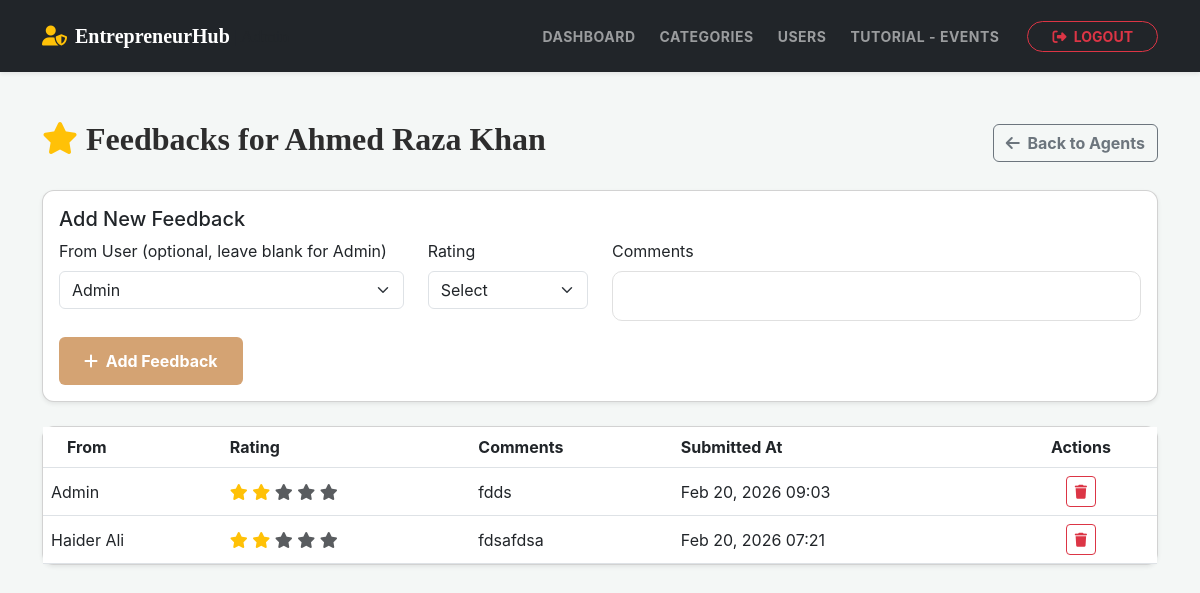
Screenshot of /admin/agent_feedback_admin.php?agent_id=1 (signed in) with the database file from the repository.
### tables this page shows
CREATE TABLE `users` (
  `id` int(11) NOT NULL,
  `full_name` varchar(100) NOT NULL,
  `username` varchar(50) NOT NULL,
  `email` varchar(100) NOT NULL,
  `password` varchar(255) NOT NULL,
  `dob` date DEFAULT NULL,
  `cnic` varchar(15) DEFAULT NULL,
  `contact_number` varchar(20) DEFAULT NULL,
  `address` text DEFAULT NULL,
  `is_active` tinyint(1) DEFAULT 1,
  `created_at` timestamp NOT NULL DEFAULT current_timestamp(),
  `updated_at` timestamp NOT NULL DEFAULT current_timestamp() ON UPDATE current_timestamp(),
  `role` enum('user','agent') NOT NULL DEFAULT 'user',
  `expertise_area` varchar(255) DEFAULT NULL,
  `experience_years` int(11) DEFAULT NULL,
  `bio` text DEFAULT NULL,
  `website` varchar(255) DEFAULT NULL,
  `linkedin` varchar(255) DEFAULT NULL
);

CREATE TABLE `feedback` (
  `feedback_id` int(11) NOT NULL,
  `from_user_id` int(11) DEFAULT NULL,
  `to_agent_id` int(11) NOT NULL,
  `rating` int(11) NOT NULL CHECK (`rating` between 1 and 5),
  `comments` text DEFAULT NULL,
  `submitted_at` timestamp NOT NULL DEFAULT current_timestamp()
);

### admin/agent_feedback_admin.php (the view, shortened to what this page needs)
<?php
include "config.php";
$agent_id = intval($_GET['agent_id']);
$agent_res = mysqli_query($conn, "SELECT * FROM users WHERE id=$agent_id AND role='agent'");
$agent = mysqli_fetch_assoc($agent_res);
$feedback_res = mysqli_query($conn, "
    SELECT f.*, u.full_name AS from_name
    FROM feedback f
    LEFT JOIN users u ON f.from_user_id = u.id
    WHERE f.to_agent_id = $agent_id
    ORDER BY f.submitted_at DESC
");
?>
<!DOCTYPE html>
<html lang="en">
<head>
<link href="https://cdn.jsdelivr.net/npm/bootstrap@5.3.0/dist/css/bootstrap.min.css" rel="stylesheet">
<link rel="stylesheet" href="https://cdnjs.cloudflare.com/ajax/libs/font-awesome/6.4.0/css/all.min.css">
    <link rel="stylesheet" href="../CSS/style.css">
</head>
<body>
<?php include('navbar.php'); ?>
<div class="container mt-5">
    <div class="d-flex justify-content-between align-items-center mb-4">
        <h2 class="fw-bold"><i class="fas fa-star me-2 text-warning"></i>Feedbacks for <?= htmlspecialchars($agent['full_name']); ?></h2>
        <a href="manage_agents.php" class="btn btn-outline-secondary fw-bold"><i class="fas fa-arrow-left me-1"></i> Back to Agents</a>
    </div>
    <div class="card mb-4 shadow-sm">
        <div class="card-body">
            <h5 class="card-title">Add New Feedback</h5>
            <form method="POST">
                <div class="row mb-3">
                    <div class="col-md-4">
                        <label for="from_user_id" class="form-label">From User (optional, leave blank for Admin)</label>
                        <select name="from_user_id" id="from_user_id" class="form-select">
                            <option value="">Admin</option>
                        </select>
                    </div>
                    <div class="col-md-2">
                        <label for="rating" class="form-label">Rating</label>
                        <select name="rating" id="rating" class="form-select" required>
                            <option value="">Select</option>
                        </select>
                    </div>
                    <div class="col-md-6">
                        <label for="comments" class="form-label">Comments</label>
                        <input type="text" name="comments" id="comments" class="form-control" required>
                    </div>
                </div>
                <button class="btn btn-primary fw-bold"><i class="fas fa-plus me-1"></i> Add Feedback</button>
            </form>
        </div>
    </div>
    <div class="card shadow-sm">
        <div class="card-body p-0">
            <table class="table table-hover align-middle mb-0">
                <thead>
                    <tr>
                        <th class="ps-4">From</th>
                        <th>Rating</th>
                        <th>Comments</th>
                        <th>Submitted At</th>
                        <th class="text-center">Actions</th>
                    </tr>
                </thead>
                <tbody>
                    <?php while($f = mysqli_fetch_assoc($feedback_res)): ?>
                        <tr>
                            <td><?= htmlspecialchars($f['from_name'] ?? 'Admin') ?></td>
                            <td>
                                <?php for($i=1;$i<=5;$i++): ?>
                                    <i class="fas fa-star <?= $i <= $f['rating'] ? 'text-warning' : 'text-muted' ?>"></i>
                                <?php endfor; ?>
                            </td>
                            <td><?= htmlspecialchars($f['comments']); ?></td>
                            <td><?= date('M d, Y H:i', strtotime($f['submitted_at'])); ?></td>
                            <td class="text-center">
                                <a href="agent_feedback_admin.php?agent_id=<?= $agent_id ?>&delete_id=<?= $f['feedback_id'] ?>" class="btn btn-sm btn-outline-danger" onclick="return confirm('Delete this feedback?')">
                                    <i class="fas fa-trash"></i>
                                </a>
                            </td>
                        </tr>
                    <?php endwhile; ?>
                </tbody>
            </table>
        </div>
    </div>
</div>
</body>
</html>

### CSS/style.css (style rules this page uses)
:root { --primary-color: #d4a373; --accent-color: #faedcd; --text-dark: #2d2d2d; --bg-light: #fefae0; --transition: all 0.3s ease; }
body { font-family: 'Inter', sans-serif; background-color: #fafafa; color: var(--text-dark); }
h1, h2, .navbar-brand { font-family: 'Playfair Display', serif; }
.form-control { border: 1px solid #e0e0e0; padding: 12px 15px; border-radius: 10px; transition: var(--transition); }
.btn-primary { background-color: var(--primary-color); border: none; padding: 12px 25px; }

### admin/agent_feedback_admin.php (style rules this page uses)
body { background-color: #f4f7f6; }
.card { border-radius: 12px; }
.table thead { background-color: #212529; color: white; }

### rows the page displays
users: full_name "Ahmed Raza Khan"
feedback: from_name "Admin", rating 2 (drawn), comments "fdds", submitted_at "Feb 20, 2026 09:03"
feedback: from_user.full_name "Haider Ali", rating 2 (drawn), comments "fdsafdsa", submitted_at "Feb 20, 2026 07:21"
